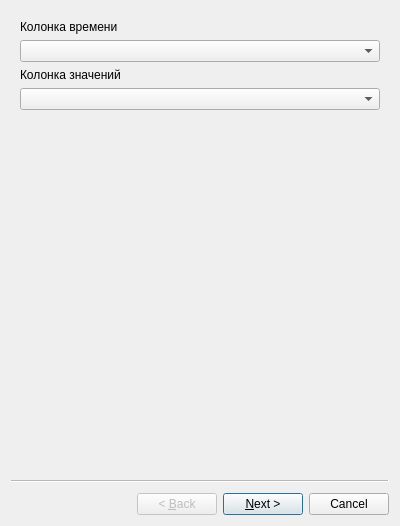
<?xml version="1.0" encoding="UTF-8"?>
<ui version="4.0">
 <class>CSVWizard</class>
 <widget class="QWizard" name="CSVWizard">
  <property name="geometry">
   <rect>
    <x>0</x>
    <y>0</y>
    <width>400</width>
    <height>526</height>
   </rect>
  </property>
  <property name="windowTitle">
   <string>Обработка CSV</string>
  </property>
  <widget class="QWizardPage" name="PageColumns">
   <layout class="QVBoxLayout" name="verticalLayout">
    <item>
     <widget class="QLabel" name="label">
      <property name="text">
       <string>Колонка времени</string>
      </property>
     </widget>
    </item>
    <item>
     <widget class="QComboBox" name="comboBoxTimeCol"/>
    </item>
    <item>
     <widget class="QLabel" name="label_2">
      <property name="text">
       <string>Колонка значений</string>
      </property>
     </widget>
    </item>
    <item>
     <widget class="QComboBox" name="comboBoxValCol"/>
    </item>
   </layout>
  </widget>
  <widget class="QWizardPage" name="PageDateFormat">
   <layout class="QHBoxLayout" name="horizontalLayout">
    <item>
     <widget class="QLabel" name="labelDateFormat">
      <property name="text">
       <string>TextLabel</string>
      </property>
     </widget>
    </item>
   </layout>
  </widget>
  <widget class="QWizardPage" name="PageFreq">
   <layout class="QVBoxLayout" name="verticalLayout_2">
    <item>
     <widget class="QLabel" name="label_3">
      <property name="text">
       <string>Выберите необходимую частоту:</string>
      </property>
     </widget>
    </item>
    <item>
     <layout class="QHBoxLayout" name="horizontalLayout_2">
      <item>
       <widget class="QLabel" name="label_4">
        <property name="sizePolicy">
         <sizepolicy hsizetype="Fixed" vsizetype="Preferred">
          <horstretch>0</horstretch>
          <verstretch>0</verstretch>
         </sizepolicy>
        </property>
        <property name="text">
         <string>Каждый</string>
        </property>
       </widget>
      </item>
      <item>
       <widget class="QSpinBox" name="spinBoxFreq">
        <property name="sizePolicy">
         <sizepolicy hsizetype="Fixed" vsizetype="Fixed">
          <horstretch>0</horstretch>
          <verstretch>0</verstretch>
         </sizepolicy>
        </property>
        <property name="minimum">
         <number>1</number>
        </property>
       </widget>
      </item>
      <item>
       <widget class="QComboBox" name="comboBoxFreq"/>
      </item>
     </layout>
    </item>
    <item>
     <widget class="QStackedWidget" name="stackAnchor">
      <property name="sizePolicy">
       <sizepolicy hsizetype="Preferred" vsizetype="Maximum">
        <horstretch>0</horstretch>
        <verstretch>0</verstretch>
       </sizepolicy>
      </property>
      <property name="currentIndex">
       <number>0</number>
      </property>
      <widget class="QWidget" name="pageAnchorNone"/>
      <widget class="QWidget" name="pageAnchorMonth">
       <layout class="QHBoxLayout" name="horizontalLayout_4">
        <item>
         <widget class="QComboBox" name="comboAnchorMonth"/>
        </item>
       </layout>
      </widget>
      <widget class="QWidget" name="pageAnchorDay">
       <layout class="QHBoxLayout" name="horizontalLayout_3">
        <item>
         <widget class="QComboBox" name="comboAnchorDay"/>
        </item>
       </layout>
      </widget>
     </widget>
    </item>
    <item>
     <widget class="QLabel" name="labelFreqError">
      <property name="text">
       <string>TextLabel</string>
      </property>
     </widget>
    </item>
    <item>
     <widget class="QLabel" name="labelFreqPreview">
      <property name="text">
       <string>TextLabel</string>
      </property>
     </widget>
    </item>
   </layout>
  </widget>
  <widget class="QWizardPage" name="PageDupClearing">
   <layout class="QVBoxLayout" name="verticalLayout_3">
    <item>
     <widget class="QLabel" name="labelDupClearing">
      <property name="text">
       <string>DupClearing</string>
      </property>
     </widget>
    </item>
   </layout>
  </widget>
  <widget class="QWizardPage" name="PageAlignByFreq">
   <layout class="QVBoxLayout" name="verticalLayout_4">
    <item>
     <widget class="QLabel" name="labelAlignByFreq">
      <property name="text">
       <string>AlignByFreq</string>
      </property>
     </widget>
    </item>
   </layout>
  </widget>
  <widget class="QWizardPage" name="PageFixOutliers">
   <layout class="QHBoxLayout" name="horizontalLayout_5">
    <item>
     <widget class="QLabel" name="labelFixOutliers">
      <property name="text">
       <string>FixOutliers</string>
      </property>
     </widget>
    </item>
   </layout>
  </widget>
 </widget>
 <resources/>
 <connections/>
</ui>
